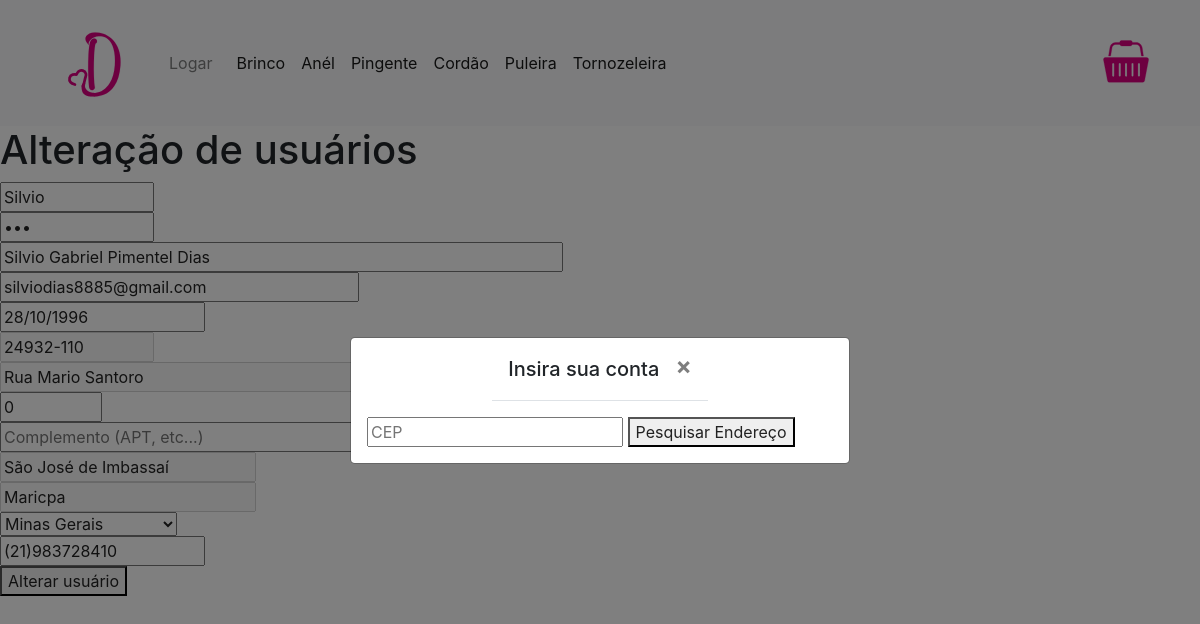
/index.php?pagina=cadastro&id=1, run on the app's committed database.
### tables this page shows
CREATE TABLE usuario(
	id_usuario INT AUTO_INCREMENT,
    login VARCHAR(10) NOT NULL,
    senha VARCHAR(15) NOT NULL,
    nome VARCHAR(50) NOT NULL,
    email VARCHAR(30) NOT NULL,
    nascimento DATE,
    endereco VARCHAR(40),
    numero VARCHAR(10),
    complemento VARCHAR(20),
    bairro VARCHAR(25),
    cidade VARCHAR(25),
    estado VARCHAR(2),
    cep VARCHAR(10),
    telefone VARCHAR(14),
    tipo_usuario VARCHAR(20),
    PRIMARY KEY(id_usuario)
);

### paginas/cadastro.php (the view, shortened to what this page needs)
<?php
    $campo = array();
    $descricao_botao = 'Incluir usuário';
    $acao_formulario = './script/incluir_usuario.php';
    $titulo_pagina = 'Cadastro de usuários';
    $btnID = 'btnFuncao';
    $query_estado = 'SELECT * FROM estado';
    $resultado_estado = mysqli_query($conexao, $query_estado);
    if(!isset($_GET['id'])){
        $campo['login'] = '';
        $campo['senha'] = '';
        $campo['nome'] = '';
        $campo['email'] = '';
        $campo['nascimento'] = '';
        $campo['endereco'] = '';
        $campo['numero'] = '';
        $campo['complemento'] = '';
        $campo['bairro'] = '';
        $campo['cidade'] = '';
        $campo['cep'] = '';
        $campo['telefone'] = '';
        $campo['tipo_usuario'] = '';
    } else {
        $id = $_GET['id'];
        $descricao_botao = 'Alterar usuário';
        $acao_formulario = './script/alterar_usuario.php?id='.$id;
        $titulo_pagina = 'Alteração de usuários';
        $btnID = 'alterarProduto';
        $query = "SELECT * FROM usuario WHERE id_usuario = $id";
        $resultado = mysqli_query($conexao, $query);
        while($linha = mysqli_fetch_array($resultado)){
            $campo['login'] = $linha['login'];
            $campo['senha'] = $linha['senha'];
            $campo['nome'] = $linha['nome'];
            $campo['email'] = $linha['email'];
            $campo['nascimento'] = substr($linha['nascimento'],8,2).'/'.substr($linha['nascimento'],5,2).'/'.substr($linha['nascimento'],0,4);
            $campo['endereco'] = $linha['endereco'];
            $campo['numero'] = $linha['numero'];
            $campo['complemento'] = $linha['complemento'];
            $campo['bairro'] = $linha['bairro'];
            $campo['cidade'] = $linha['cidade'];
            $campo['id_estado'] = $linha['id_estado'];
            $campo['cep'] = $linha['cep'];
            $campo['telefone'] = $linha['telefone'];
            $campo['tipo_usuario'] = $linha['id_tipo'];
        }
    };
?>
<div class="titulo">
    <h1><?=$titulo_pagina?></h1>
</div>
<div class="container-centro">
    <div class="modal fade" id="myModal" tabindex="-1" role="dialog" aria-labelledby="exampleModalLabel" aria-hidden="true">
    <div class="modal-dialog modal-dialog-centered" role="document">
        <div class="modal-content">
        <div class="modal-header">
            <h5 class="modal-title" id="exampleModalLabel">Insira sua conta</h5>
            <button type="button" class="close" data-dismiss="modal" aria-label="Close">
            <span aria-hidden="true">&times;</span>
            </button>
        </div>
        <div class="modal-body">
            <div>
                <form action="" method="post">
                    <input placeholder = "CEP" type="text" name="cep">
                    <button id="endPesquisa" type="submit">Pesquisar Endereço</button>
                </form>
            </div>
        </div>
        </div>
    </div>
    </div>
    <form id="tela" action="<?=$acao_formulario?>" method="POST">
        <input class="entrada entrada-top" size=10 value="<?=$campo['login']?>" maxlength="10" type="text" id="txtLogin" name="txtLogin" placeholder="Login" required><br>
        <input class="entrada" type="password" size=10 value="<?=$campo['senha']?>" maxlength="15" id="txtSenha" name="txtSenha" placeholder="Senha" required><br>
        <input class="entrada" type="text" size=50 value="<?=$campo['nome']?>" maxlength="50" id="txtNome" name="txtNome" placeholder="Nome do usuário" onkeyup="caixaAlta(this)" required><br>
        <input class="entrada" type="email" size=30 value="<?=$campo['email']?>" maxlength="30" id="txtEmail" name="txtEmail" placeholder="E-mail"required><br>
        <input class="entrada" type="text" size=15 value="<?=$campo['nascimento']?>" id="txtNascimento" name="txtNascimento" placeholder="Data de Nascimento" maxlength="10" onkeypress="verificarNumero(this,event)"  onkeypress="formatarData(this,event)" required ><br>
        <input readonly class="entrada" type="text" maxlength="10" size=10 value="<?=$campo['cep']?>" id="txtCep" name="txtCep" placeholder="CEP" onkeypress="verificarNumero(this,event)" required><br>
        <input readonly class="entrada" type="text" size=50 value="<?=$campo['endereco']?>" maxlength="40" id="txtEndereco" name="txtEndereco" placeholder="Endereço (Rua, Praça, etc...)" onkeyup="caixaAlta(this)" required><br>
        <input class="entrada" type="text" size=5 value="<?=$campo['numero']?>" maxlength="8" id="txtNumero" name="txtNumero" placeholder="Numero" onkeypress="verificarNumero(this,event)"><br>
        <input class="entrada" type="text" size=30 value="<?=$campo['complemento']?>" maxlength="20" id="txtComplemento" name="txtComplemento" placeholder="Complemento (APT, etc...)"><br>
        <input readonly class="entrada" type="text" size=20 value="<?=$campo['bairro']?>" maxlength="25" id="txtBairro" name="txtBairro" placeholder="Bairro" required><br>
        <input readonly class="entrada" type="text" size=20 value="<?=$campo['cidade']?>" maxlength="25" id="txtCidade" name="txtCidade" placeholder="Cidade" required><br>
        <select class="entrada" name="cmbEstado">
            <?php while($linha_estado = mysqli_fetch_array($resultado_estado)){
                if($campo['id_estado'] == $linha_estado['id_estado']){
                    $valor = 'selected';
                } else {
                    $valor = '';
                }
            ?>
                <option value="<?=$linha_estado['id_estado']?>" <?=$valor?>><?=$linha_estado['descricao']?></option>
            <?php } ?>
        </select><br>
        <input class="entrada" type="text" size=15 value="<?=$campo['telefone']?>" maxlength="14" id="txtTelefone" name="txtTelefone" placeholder="Telefone" onkeypress="verificarNumero(this,event)" required><br>
        <div class="barra">
            <button class="link_botao" name=<?= $btnID?> id=<?= $btnID?> type="submit"><?=$descricao_botao?></button>
        </div>
    </form>
</div>

### css/style.css (style rules this page uses)
.modal-header { align-self: center }

### data on the page
usuario: txtLogin "Silvio", txtNome "Silvio Gabriel Pimentel Dias", txtEmail "silviodias8885@gmail.com", txtCep "24932-110", txtEndereco "Rua Mario Santoro", txtNumero "0", txtBairro "São José de Imbassaí", txtCidade "Maricpa", txtTelefone "(21)983728410"

### other printed values
$login "Logar"
$titulo_pagina "Alteração de usuários"
$descricao_botao "Alterar usuário"
form field cmbEstado "Minas Gerais"
